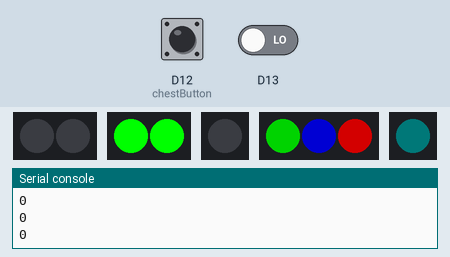
This program was run on a simulated CircuitPython board. Parts: 2 × 2 RGB LEDs in strip order, left to right, 2 × 1 RGB LEDs in strip order, left to right, 3 RGB LEDs in strip order, left to right, the last lines printed to the serial console. The inputs (shaded band) are chosen by the test bench; at power-on: D12 (chestButton) LOW. Dim RGB values are drawn brighter than linear.

Above: at 3.5 s.
3.6 s: on-board LED released
At 5.0 s:
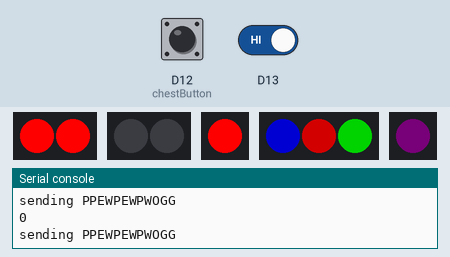
6.6 s: D12 (chestButton) pulled HIGH for 3.2 s
At 6.7 s:
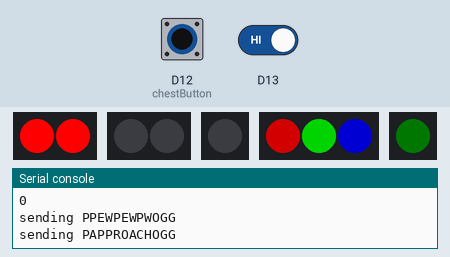
11.3 s: on-board LED held down
At 11.7 s:
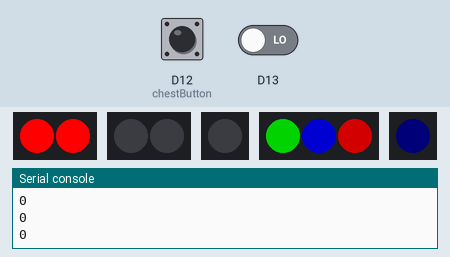
14.3 s: D12 (chestButton) pulled HIGH for 0.15 s
Timing chart, 0 to 18.4 s (numbered marks = the images above; inputs shaded):
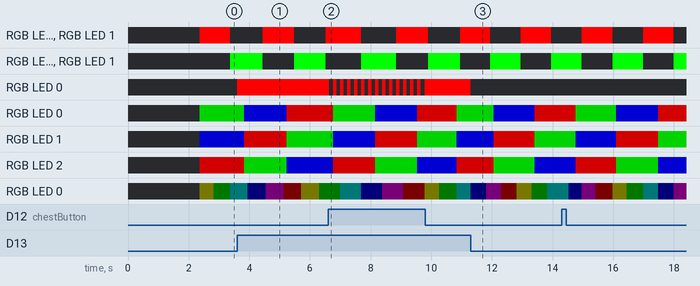

The program:

code.py
```python
import board
import digitalio
import busio
import time
from heartbeat import Heartbeat
from soundboard import SoundBoard
from colors import COLOR
import neopixel
from wings import Wings


pewPewTimer = 3
pewPewLastTime = 0

chestLedlastTime = 0
chestLEDStep = 0

armButton = digitalio.DigitalInOut(board.D13)
chestButton = digitalio.DigitalInOut(board.D12)

buzzWings = Wings(board.D10, board.D9)

armLED = neopixel.NeoPixel(board.D6, 1, brightness=1)
chestLEDS = neopixel.NeoPixel(board.D11, 3, brightness=0.5)

clipIndex = 0

clips = [
    "APPROACH",
    "COMPEACE",
    "IAMBUZZ1",
    "LASERPOW",
    "NOTDZURG",
    "PEWPEWPW",
    "SCANPERM",
    "SECRETMI",
    "SLNGSHOT",
    "SPBUZZ01",
    "STARCMND",
    "TOIFININ",
    "TORESCUE",
    "WHOGOES1",
]

buttons = [armButton, chestButton]

for btn in buttons:
    btn.direction = digitalio.Direction.INPUT
    btn.pull = digitalio.Pull.DOWN


hb = Heartbeat(board.NEOPIXEL)

uart = busio.UART(board.TX, board.RX, baudrate=9600, timeout=0.05)

player = SoundBoard(uart, board.D5)
player.reset()

player.playTrack("TOIFININ")
while True:

    now = time.monotonic()
    hb.tick()
    buzzWings.tick()
    if armButton.value == True:
        armLED.fill(COLOR.RED)
        player.playTrack("PEWPEWPW")
        pewPewTimer = now

    if now - pewPewLastTime >= pewPewTimer:
        armLED.fill(COLOR.BLACK)

    if chestButton.value == True:
        player.playTrack(clips[clipIndex])
        clipIndex += 1
        if clipIndex > len(clips) - 1:
            clipIndex = 0
    print(clipIndex)

    if now - 1.34 >= chestLedlastTime:
        chestLedlastTime = now
        chestLEDStep += 1
        if chestLEDStep > 2:
            chestLEDStep = 0

    if chestLEDStep == 0:
        chestLEDS[0] = COLOR.RED
        chestLEDS[1] = COLOR.GREEN
        chestLEDS[2] = COLOR.BLUE
    if chestLEDStep == 1:
        chestLEDS[0] = COLOR.GREEN
        chestLEDS[1] = COLOR.BLUE
        chestLEDS[2] = COLOR.RED
    if chestLEDStep == 2:
        chestLEDS[0] = COLOR.BLUE
        chestLEDS[1] = COLOR.RED
        chestLEDS[2] = COLOR.GREEN
```

heartbeat.py
```python
import neopixel
import time
from colors import COLOR


class Heartbeat:
    def __init__(self, npPin, step=5) -> None:
        self.stepCountMillis = step * 0.1
        self.lastCout = 0
        self.heartbeatLED = neopixel.NeoPixel(npPin, 1)
        self.colorStep = 0

    def tick(self):

        self.heartbeatLED.brightness = 0.01
        if self.colorStep > 5:
            self.colorStep = 0

        if self.colorStep == 0:
            self.heartbeatLED.fill(COLOR.RED)
        if self.colorStep == 1:
            self.heartbeatLED.fill(COLOR.YELLOW)
        if self.colorStep == 2:
            self.heartbeatLED.fill(COLOR.GREEN)
        if self.colorStep == 3:
            self.heartbeatLED.fill(COLOR.CYAN)
        if self.colorStep == 4:
            self.heartbeatLED.fill(COLOR.BLUE)
        if self.colorStep == 5:
            self.heartbeatLED.fill(COLOR.PINK)

        now = time.monotonic()

        # print(now)
        if now - self.lastCout >= self.stepCountMillis:
            self.colorStep += 1
            self.lastCout = now
```

soundboard.py
```python
from time import time
import busio
import board
import digitalio
import time


class SoundBoard:
    def __init__(self, uart, resetPin) -> None:
        print("SB Initi")
        self.writing = False

        self.uart = uart
        self.resetPin = digitalio.DigitalInOut(resetPin)

    def reset(self):
        print("resetting")
        self.resetPin.direction = digitalio.Direction.OUTPUT
        self.resetPin.value = False
        self.resetPin.direction = digitalio.Direction.OUTPUT
        time.sleep(0.01)
        self.resetPin.direction = digitalio.Direction.INPUT
        time.sleep(1)

        self.readLine()
        self.readLine()
        time.sleep(1)
        self.readLine()
        self.readLine()

    def readLine(self):

        data = self.uart.read(64)
        if data is not None:
            datastring = "".join([chr(b) for b in data])
            print(datastring)

    def send(self, data):
        print(f"sending {data}")
        newData = data + "\r\n"
        self.uart.write(str(newData).encode("utf_8"))
        self.readLine()

    def playTrack(self, trackname):
        pTrack = f"P{trackname.upper()}OGG"
        self.send(pTrack)
        self.readLine()
```

colors.py
```python
class COLOR:
    RED = (255, 0, 0)
    YELLOW = (255, 255, 0)
    GREEN = (0, 255, 0)
    CYAN = (0, 255, 255)
    BLUE = (0, 0, 255)
    PINK = (255, 0, 255)
    BLACK = (0, 0, 0)
```

wings.py
```python
import neopixel
import time
from colors import COLOR


class Wings:
    def __init__(self, leftLED, rightLED, step=1) -> None:
        self.stepCountMillis = step
        self.lastCout = 0
        # self.leftLED = leftLED
        # self.rightLED = rightLED
        self.wingLeft = neopixel.NeoPixel(leftLED, 2)
        self.wingright = neopixel.NeoPixel(rightLED, 2)
        self.state = False

    def tick(self):
        now = time.monotonic()

        if now - self.lastCout >= self.stepCountMillis:
            self.state = not self.state
            self.lastCout = now

        if self.state:
            self.wingLeft.fill(COLOR.RED)
            self.wingright.fill(COLOR.BLACK)
        else:
            self.wingLeft.fill(COLOR.BLACK)
            self.wingright.fill(COLOR.GREEN)
```
